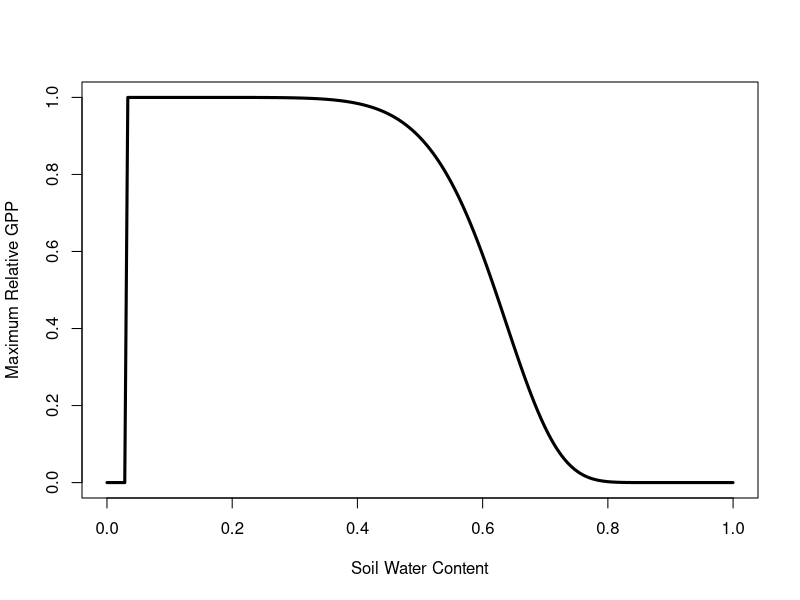

Write the R code that produced this figure.

#starting coefficients
moisture_1<- 0.15 #soilwater with maximum gpp
moisture_2<- 0.03 #maximum or minimum soilwater with any GPP -- changes steepness of decline in gpp
moisture_3<- 1.40E-05
 #higher values -- sharper dip down towards zero
moisture_4<- 8.1033
 #smaller numbers -- broader curve


#TSWC goes from 0 to 1
swc_val<-sort(runif(1000, 0, 1))

#Calculate fraction here
fraction_val <-(moisture_2 - swc_val)/(moisture_2 - moisture_1)

#This is the curve based on the coefficients listed above
Landis_Relative_production<-ifelse(fraction_val>0, (exp(moisture_3/moisture_4*(1-fraction_val^moisture_4))*(fraction_val^moisture_3)), 0)
plot(swc_val, Landis_Relative_production, lwd=3, ylab="Maximum Relative GPP", xlab="Soil Water Content", type = "l")